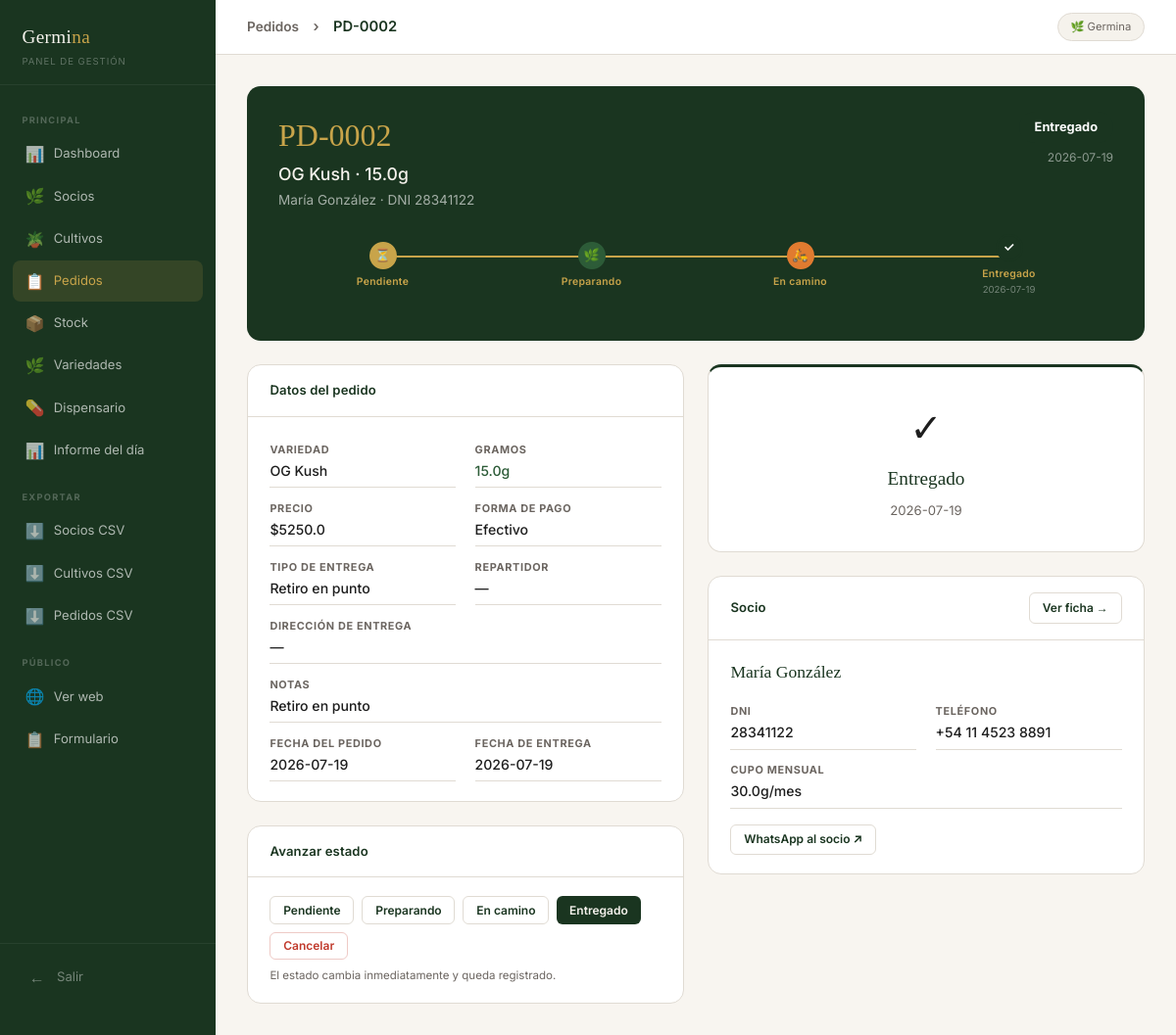
Page /admin/pedido/2 (signed in) on the committed database.
### tables this page shows
CREATE TABLE pedidos (
        id INTEGER PRIMARY KEY AUTOINCREMENT,
        codigo TEXT UNIQUE NOT NULL,
        socio_id INTEGER NOT NULL,
        variedad TEXT NOT NULL,
        gramos REAL NOT NULL,
        precio REAL DEFAULT 0,
        forma_pago TEXT DEFAULT 'efectivo',
        estado TEXT DEFAULT 'pendiente',
        tipo_entrega TEXT DEFAULT 'delivery',
        direccion_entrega TEXT,
        delivery_persona TEXT,
        fecha_pedido TEXT DEFAULT (datetime('now','localtime')),
        fecha_entrega TEXT,
        token_entrega TEXT UNIQUE,
        notas TEXT,
        registrado_por TEXT DEFAULT 'Admin',
        FOREIGN KEY (socio_id) REFERENCES socios(id)
    );

CREATE TABLE socios (
        id INTEGER PRIMARY KEY AUTOINCREMENT,
        token TEXT UNIQUE NOT NULL,
        -- datos personales
        nombre TEXT, apellido TEXT, dni TEXT, email TEXT, telefono TEXT,
        fecha_nac TEXT, genero TEXT, barrio TEXT, provincia TEXT,
        -- tipo y condición
        tipo_socio TEXT DEFAULT 'paciente',
        diagnostico TEXT, patologia_especifica TEXT,
        tiempo_condicion TEXT,
        -- médico
        medico_prescriptor TEXT, especialidad_medico TEXT, tiene_receta TEXT,
        -- cannábico
        experiencia_cannabis TEXT, metodo_consumo TEXT, frecuencia_uso TEXT,
        -- trazabilidad
        como_nos_conocio TEXT, referido_por TEXT, referidor_es_socio INTEGER DEFAULT 0,
        canal_detalle TEXT,
        -- notas y estado
        etapa TEXT DEFAULT 'solicitud',
        notas_solicitud TEXT,
        created_at TEXT DEFAULT (datetime('now','localtime')),
        updated_at TEXT DEFAULT (datetime('now','localtime'))
    , cupo_mensual_g REAL DEFAULT 30, direccion TEXT, referencias_entrega TEXT);

### app.py (the view)
@app.route('/admin/pedido/<int:pid>')
@login_required
def admin_pedido(pid):
    db = get_db()
    p = db.execute('''
        SELECT p.*, s.nombre, s.apellido, s.dni, s.telefono, s.barrio,
               s.direccion, s.referencias_entrega, s.cupo_mensual_g
        FROM pedidos p JOIN socios s ON s.id = p.socio_id WHERE p.id=?
    ''', (pid,)).fetchone()
    if not p: return redirect(url_for('admin_pedidos'))
    delivery_url = url_for('delivery_view', token=p['token_entrega'], _external=True) if p['token_entrega'] else None
    return render_template('admin/pedido.html',
        p=p, delivery_url=delivery_url,
        estados_pedido=ESTADOS_PEDIDO,
        estado_pedido_next=ESTADO_PEDIDO_NEXT,
        forma_pago_label=FORMA_PAGO_LABEL,
        tipo_entrega_label=TIPO_ENTREGA_LABEL,
    )

### app.py (called while the page is built)
def get_db():
    if 'db' not in g:
        g.db = sqlite3.connect(DB_PATH)
        g.db.row_factory = sqlite3.Row
        g.db.execute('PRAGMA journal_mode=WAL')
    return g.db

def login_required(f):
    @wraps(f)
    def wrapped(*args, **kwargs):
        if not session.get('admin'):
            return redirect(url_for('admin_login'))
        return f(*args, **kwargs)
    return wrapped

### templates/admin/pedido.html (shortened to what this page needs)
{% extends 'admin/base_admin.html' %}
{% block topbar_title %}
  <a href="{{ url_for('admin_pedidos') }}" style="color:var(--muted);font-size:0.85rem;">Pedidos</a>
  <span style="color:var(--muted);margin:0 0.5rem;">›</span>
  {{ p.codigo }}
{% endblock %}
{% block content %}
<div style="background:var(--green-deep);border-radius:14px;padding:1.6rem 2rem;margin-bottom:1.5rem;color:var(--cream);">
  <div style="display:flex;align-items:flex-start;justify-content:space-between;flex-wrap:wrap;gap:1rem;">
    <div>
      <div style="font-family:'Playfair Display',serif;font-size:2rem;font-weight:400;color:var(--gold);">{{ p.codigo }}</div>
      <div style="font-size:1.1rem;font-weight:500;margin-top:0.2rem;">{{ p.variedad }} · {{ p.gramos }}g</div>
      <div style="font-size:0.85rem;color:rgba(255,255,255,0.6);margin-top:0.2rem;">
        {{ p.nombre }} {{ p.apellido }} · DNI {{ p.dni or '—' }}
      </div>
    </div>
    <div style="text-align:right;">
      <div id="badge-estado" style="display:inline-block;padding:0.4rem 1rem;border-radius:100px;font-size:0.8rem;font-weight:700;background:{{ estado_pedido_color.get(p.estado,'#999') }};color:#fff;">
        {{ estado_pedido_label.get(p.estado, p.estado) }}
      </div>
      <div style="font-size:0.75rem;color:rgba(255,255,255,0.5);margin-top:0.4rem;">{{ p.fecha_pedido[:16] }}</div>
    </div>
  </div>
  <div class="timeline" style="margin-top:1.5rem;">
    {% set orden = ['pendiente','preparando','en_camino','entregado'] %}
    {% set idx_actual = orden.index(p.estado) if p.estado in orden else -1 %}
    {% for est in orden %}
    {% set idx = loop.index0 %}
    {% set activo = idx <= idx_actual %}
    <div class="tl-step">
      <div class="tl-line" style="background:{% if idx < idx_actual %}var(--gold){% else %}rgba(255,255,255,0.2){% endif %};"></div>
      <div class="tl-dot" style="position:relative;z-index:1;
          background:{% if activo %}{{ estado_pedido_color.get(est,'#999') }}{% else %}transparent{% endif %};
          border-color:{% if activo %}{{ estado_pedido_color.get(est,'#999') }}{% else %}rgba(255,255,255,0.25){% endif %};
          color:{% if activo %}#fff{% else %}rgba(255,255,255,0.3){% endif %};">
        {% if est == 'pendiente' %}⏳{% elif est == 'preparando' %}🌿{% elif est == 'en_camino' %}🛵{% else %}✓{% endif %}
      </div>
      <div class="tl-label" style="color:{% if activo %}var(--gold){% else %}rgba(255,255,255,0.35){% endif %};">{{ estado_pedido_label.get(est,'') }}</div>
      {% if est == 'entregado' and p.fecha_entrega %}
      <div style="font-size:0.6rem;color:rgba(255,255,255,0.4);margin-top:0.1rem;">{{ p.fecha_entrega[:16] }}</div>
      {% endif %}
    </div>
    {% endfor %}
  </div>
</div>
<div class="grid-2" style="gap:1.5rem;align-items:start;">
  <div>
    <div class="card" style="margin-bottom:1.5rem;">
      <div class="card-header"><span class="card-title">Datos del pedido</span></div>
      <div class="card-body">
        <div class="info-grid">
          <div class="info-row"><span class="info-key">Variedad</span><span class="info-val">{{ p.variedad }}</span></div>
          <div class="info-row"><span class="info-key">Gramos</span><span class="info-val" style="color:var(--green-mid);">{{ p.gramos }}g</span></div>
          <div class="info-row"><span class="info-key">Precio</span><span class="info-val">${{ p.precio }}</span></div>
          <div class="info-row"><span class="info-key">Forma de pago</span><span class="info-val">{{ forma_pago_label.get(p.forma_pago, p.forma_pago) }}</span></div>
          <div class="info-row"><span class="info-key">Tipo de entrega</span><span class="info-val">{{ tipo_entrega_label.get(p.tipo_entrega, p.tipo_entrega) }}</span></div>
          <div class="info-row"><span class="info-key">Repartidor</span><span class="info-val">{{ p.delivery_persona or '—' }}</span></div>
          <div class="info-row" style="grid-column:span 2;"><span class="info-key">Dirección de entrega</span><span class="info-val">{{ p.direccion_entrega or '—' }}</span></div>
          {% if p.notas %}
          <div class="info-row" style="grid-column:span 2;"><span class="info-key">Notas</span><span class="info-val">{{ p.notas }}</span></div>
          {% endif %}
          <div class="info-row"><span class="info-key">Fecha del pedido</span><span class="info-val">{{ p.fecha_pedido[:16] }}</span></div>
          <div class="info-row"><span class="info-key">Fecha de entrega</span><span class="info-val">{{ p.fecha_entrega or '—' }}</span></div>
        </div>
      </div>
    </div>
    <div class="card">
      <div class="card-header"><span class="card-title">Avanzar estado</span></div>
      <div class="card-body">
        <div style="display:flex;gap:0.5rem;flex-wrap:wrap;">
          {% for est in estados_pedido %}
          {% if est != 'cancelado' %}
          <button id="btn-{{ est }}" onclick="cambiarEstado('{{ est }}')"
            class="btn {% if est == p.estado %}btn-primary{% else %}btn-outline{% endif %} btn-sm"
            style="{% if est == p.estado %}background:{{ estado_pedido_color.get(est,'') }};{% endif %}">
            {{ estado_pedido_label.get(est,'') }}
          </button>
          {% endif %}
          {% endfor %}
          <button onclick="cambiarEstado('cancelado')" class="btn btn-outline btn-sm" style="color:#C0392B;border-color:#C0392B44;">Cancelar</button>
        </div>
        <p class="text-xs text-muted mt-2">El estado cambia inmediatamente y queda registrado.</p>
      </div>
    </div>
  </div>
  <div>
    {% if delivery_url and p.estado != 'entregado' %}
    <div class="card" style="margin-bottom:1.5rem;">
      <div class="card-header"><span class="card-title">🛵 QR de confirmación de entrega</span></div>
      <div class="card-body" style="text-align:center;">
        <div id="qr-delivery" style="display:inline-block;background:#fff;padding:10px;border-radius:10px;border:1px solid var(--border);margin-bottom:0.8rem;"></div>
        <p class="text-sm text-muted" style="margin-bottom:0.5rem;">El repartidor escanea este QR al hacer la entrega para confirmarla.</p>
        <div style="background:var(--cream);border-radius:8px;padding:0.5rem 0.8rem;font-size:0.72rem;color:var(--muted);word-break:break-all;">{{ delivery_url }}</div>
      </div>
    </div>
    {% elif p.estado == 'entregado' %}
    <div class="card" style="margin-bottom:1.5rem;border-top:3px solid #1A3520;">
      <div class="card-body" style="text-align:center;padding:2rem;">
        <div style="font-size:2.5rem;margin-bottom:0.5rem;">✓</div>
        <div style="font-family:'Playfair Display',serif;font-size:1.2rem;color:var(--green-deep);">Entregado</div>
        <div class="text-sm text-muted mt-2">{{ p.fecha_entrega or '' }}</div>
      </div>
    </div>
    {% endif %}
    <div class="card">
      <div class="card-header">
        <span class="card-title">Socio</span>
        <a href="{{ url_for('admin_socio', sid=p.socio_id) }}" class="btn btn-outline btn-sm">Ver ficha →</a>
      </div>
      <div class="card-body">
        <div style="font-family:'Playfair Display',serif;font-size:1.1rem;color:var(--green-deep);margin-bottom:0.8rem;">
          {{ p.nombre }} {{ p.apellido }}
        </div>
        <div class="info-grid">
          <div class="info-row"><span class="info-key">DNI</span><span class="info-val">{{ p.dni or '—' }}</span></div>
          <div class="info-row"><span class="info-key">Teléfono</span><span class="info-val">{{ p.telefono or '—' }}</span></div>
          <div class="info-row" style="grid-column:span 2;"><span class="info-key">Cupo mensual</span><span class="info-val">{{ p.cupo_mensual_g or 30 }}g/mes</span></div>
        </div>
        {% if p.telefono %}
        <div style="margin-top:1rem;">
          <a href="https://wa.me/{{ p.telefono|replace('+','')|replace(' ','')|replace('-','') }}?text=Hola+{{ p.nombre }},+tu+pedido+{{ p.codigo }}+está+en+camino."
             target="_blank" class="btn btn-outline btn-sm">WhatsApp al socio ↗</a>
        </div>
        {% endif %}
      </div>
    </div>
  </div>
</div>
{% endblock %}

### templates/admin/base_admin.html (style rules this page uses)
*, *::before, *::after { box-sizing: border-box; margin: 0; padding: 0; }
:root { --green-deep: #1A3520; --green-mid: #2D5C38; --green-light: #4A7C5E; --green-pale: #D4EAD9; --gold: #C8A44A; --gold-light: #F6ECC4; --cream: #F5F2EC; --cream-dark: #EDE8DF; --bg: #F8F5F0; --border: #E0DBD3; --text: #1E1E1E; --muted: #6B6560; --white: #FFFFFF; --sidebar-w: 220px; }
body { font-family: 'Inter', sans-serif; background: var(--bg); color: var(--text); line-height: 1.5; }
a { color: inherit; text-decoration: none; }
.card { background: var(--white); border-radius: 14px; border: 1px solid var(--border); overflow: hidden; }
.card-header { padding: 1rem 1.4rem; border-bottom: 1px solid var(--border); display: flex; align-items: center; justify-content: space-between; }
.card-title { font-size: 0.82rem; font-weight: 600; color: var(--green-deep); letter-spacing: 0.01em; }
.card-body { padding: 1.2rem 1.4rem; }
.grid-2 { display: grid; grid-template-columns: 1fr 1fr; gap: 1.5rem; }
.btn { display: inline-flex; align-items: center; gap: 0.4rem; padding: 0.55rem 1.1rem; border-radius: 8px; font-size: 0.82rem; font-weight: 600; cursor: pointer; border: none; transition: all 0.15s; font-family: 'Inter', sans-serif; }
.btn-primary { background: var(--green-deep); color: var(--cream); }
.btn-outline { background: transparent; color: var(--green-deep); border: 1.5px solid var(--border); }
.btn-sm { padding: 0.35rem 0.8rem; font-size: 0.75rem; border-radius: 6px; }
.text-sm { font-size: 0.82rem; }
.text-xs { font-size: 0.72rem; }
.text-muted { color: var(--muted); }
.mt-2 { margin-top: 0.5rem; }

### templates/admin/pedido.html (style rules this page uses)
.timeline { display:flex; align-items:center; gap:0; margin:1.2rem 0; }
.tl-step { flex:1; text-align:center; position:relative; }
.tl-dot { width:28px; height:28px; border-radius:50%; display:flex; align-items:center; justify-content:center; margin:0 auto 0.3rem; font-size:0.8rem; font-weight:700; border:2px solid; }
.tl-label { font-size:0.65rem; font-weight:600; letter-spacing:0.03em; }
.tl-line { position:absolute; top:14px; left:50%; width:100%; height:2px; z-index:0; }
.info-grid { display:grid; grid-template-columns:1fr 1fr; gap:0.4rem 1.2rem; }
.info-row { display:flex; flex-direction:column; padding:0.4rem 0; border-bottom:1px solid var(--border); }
.info-key { font-size:0.68rem; font-weight:700; letter-spacing:0.06em; text-transform:uppercase; color:var(--muted); }
.info-val { font-size:0.88rem; color:var(--text); font-weight:500; margin-top:0.15rem; }

### rows in the picture
pedidos: codigo "PD-0002", variedad "OG Kush", gramos "15.0", get "Entregado", fecha_pedido "2026-07-19", fecha_entrega "2026-07-19", precio "5250.0", get "Efectivo", get "Retiro en punto", delivery_persona "—", direccion_entrega "—", notas "Retiro en punto", fecha_entrega "2026-07-19"
socios: nombre "María", apellido "González", dni "28341122", telefono "+54 11 4523 8891", cupo_mensual_g "30.0"

### other values in the picture
{{ estado_pedido_label.get(est,'') }} "Pendiente" "Preparando" "En camino" "Entregado"
